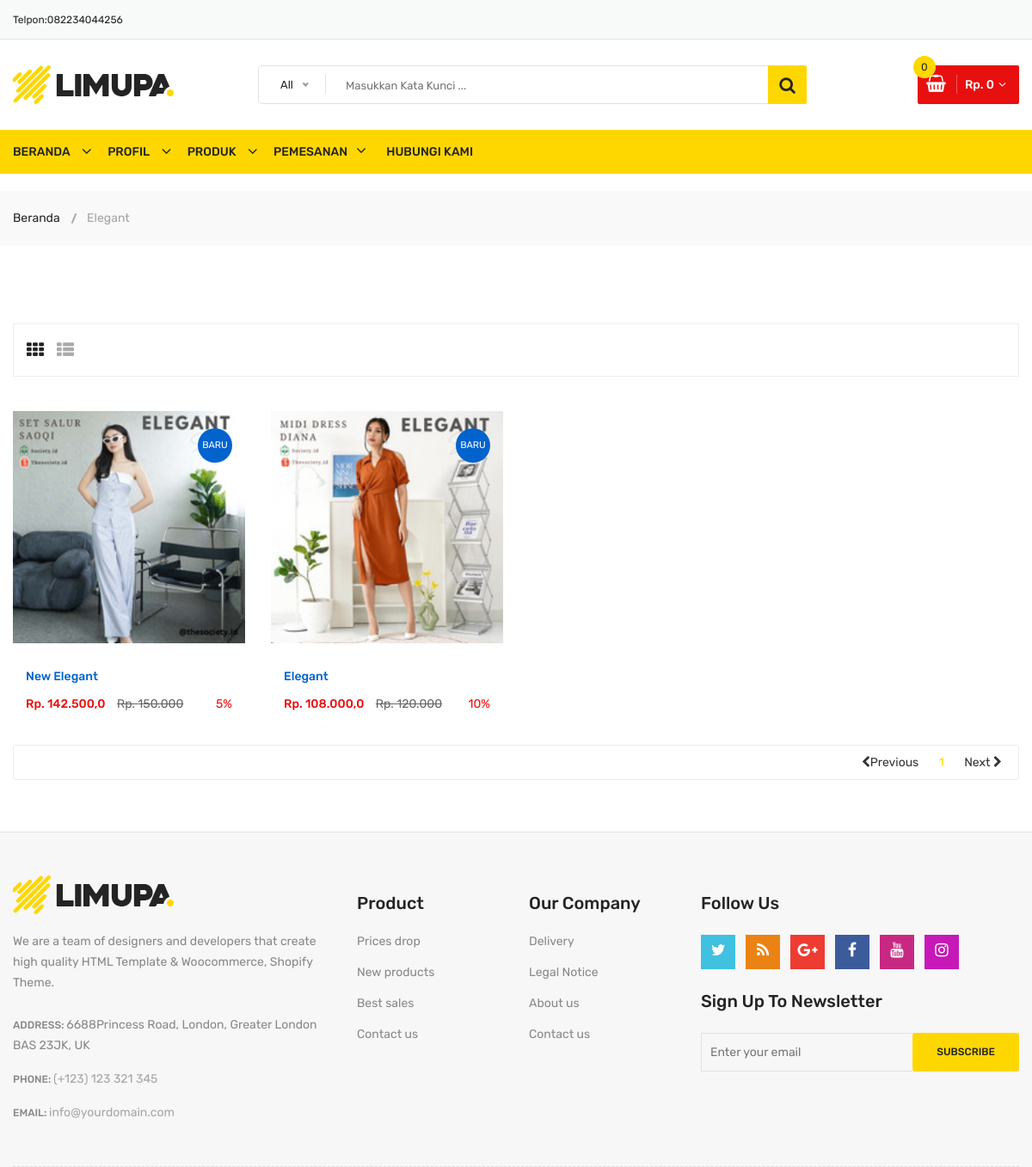
/elegant, run on the app's committed database.
### nisa/models.py (models this page shows, shortened)
class Kategori(models.Model):
    nama = models.CharField(max_length=200, blank=True, null=False)
    aktif = models.BooleanField(default= True)
    banner_satu = ResizedImageField(size=[575, 200], quality=80, crop=['middle', 'center'] , upload_to='gambar/banner', blank=True, null=True, verbose_name="Gambar (575 x 200 pixel)")
    banner_dua = ResizedImageField(size=[575, 200], quality=80, crop=['middle', 'center'] , upload_to='gambar/banner', blank=True, null=True, verbose_name="Gambar (575 x 200 pixel)")
    slug = models.SlugField(max_length=200, null=True,blank=True, unique=True)
    class Meta:
        verbose_name_plural ="Data Kategori"

class Produk(models.Model):
    KETERANGAN=(
        ('Baru', 'Baru'),
        ('Lama' , 'Lama'),
        )
    kategori = models.ForeignKey(Kategori, null=True, blank=True, related_name="produks", on_delete=models.SET_NULL)
    nama_produk = models.CharField(max_length=200, blank=True, null=True)
    gambar = models.ImageField(upload_to='gambar/banner', blank=False, null=True, verbose_name="Gambar (270 x 250 pixel)")
    gambar_satu = models.ImageField(upload_to='gambar/banner', blank=False, null=True, verbose_name="Gambar (270 x 250 pixel)")
    gambar_dua = models.ImageField(upload_to='gambar/banner', blank=False, null=True, verbose_name="Gambar (270 x 250 pixel)")
    gambar_tiga = models.ImageField(upload_to='gambar/banner', blank=False, null=True, verbose_name="Gambar (270 x 250 pixel)")
    gambar_empat = models.ImageField(upload_to='gambar/banner', blank=False, null=True, verbose_name="Gambar (270 x 250 pixel)")
    gambar_lima= models.ImageField(upload_to='gambar/banner', blank=False, null=True, verbose_name="Gambar (270 x 250 pixel)")
    slug = models.SlugField(max_length=200, unique=True)
    keterangan = RichTextField(blank=True, null=True)
    harga = models.PositiveIntegerField(blank=True, null=True)
    no_whatsup = models.PositiveBigIntegerField(blank=True, null=True,)
    tanggal_upload= models.DateTimeField(auto_now_add=True, null=True)
    diskon = models.IntegerField(default=0, blank=True, null=True)
    dibeli = models.IntegerField(default=0, blank=True, null=True)
    aktif = models.BooleanField(default=False)
    keterangan_barang = models.CharField(max_length=200, null=True, choices=KETERANGAN)
    class Meta:
        verbose_name_plural ="Produk"
    @property
    def setelah_diskon(self):
        if self.diskon == 0 :
            nilai_diskon = self.harga
        else:
            jml = self.diskon / 100
            nilai_diskon = self.harga - (jml * self.harga)
        return nilai_diskon

### nisa/views.py (the view)
# urls.py: path('<slug:slug>', views.kategori, name='kategori'),
def kategori(request, slug):
      kategori = get_object_or_404(Kategori, slug=slug)
      produk = kategori.produks.order_by('-id')
      chairuncart_product_form = ChairunCartAddProductForm()
      halaman_tampil = Paginator(produk, 8)
      halaman_url = request.GET.get('halaman',1)
      halaman_produk = halaman_tampil.get_page(halaman_url)
      if halaman_produk.has_previous():
            url_previous = f'?halaman={halaman_produk.previous_page_number()}'
      else:
            url_previous = ''
      if halaman_produk.has_next():
            url_next = f'?halaman={halaman_produk.next_page_number()}'
      else:
            url_next = ''
      context = {
            "judul": "Halaman Kategori",
            "detailkategori": kategori,
            "produk" : halaman_produk,
            "previous" : url_previous,
            "next" : url_next,
            "chairuncart_product_form": chairuncart_product_form,
      }
      return render(request, 'kategori.html', context)

### chairuncart/forms.py
class ChairunCartAddProductForm(forms.Form):
    update = forms.BooleanField(required=False, initial=False,
    widget=forms.HiddenInput)

### chairuncart/keranjang.py (called while the page is built)
    def __len__(self): # Menghitung quantity
        return sum(item['quantity'] for item in self.chairuncart.values())

    def get_total_price(self): # Menghitung total Harga
        return sum(Decimal(item['price']) * item['quantity'] for item in self.chairuncart.values())

### chairuncart/konteks.py (called while the page is built)
def keranjang(request):
    return {'keranjang': ChairunCart(request)}

### nisa/views.py (called while the page is built)
def kategoriberanda(request):
      kategori = Kategori.objects.filter(aktif=True).order_by('-id')
      return {'kategori':kategori}

def modalberita(request):
      modalproduk = Produk.objects.order_by('-id')
      return {'modalproduk':modalproduk}

def statisweb(request):
      statis = Statis.objects.get(id=1)
      return {'statis':statis}

### nisa/templates/kategori.html (shortened to what this page needs)
{% extends "base.html" %}
{% load static %}
{% load humanize %}
{% block content %}
<div class="breadcrumb-area">
    <div class="container">
        <div class="breadcrumb-content">
            <ul>
                <li><a href="{% url 'beranda' %}">Beranda</a></li>
                <li class="activate">{{detailkategori.nama}}</li>
            </ul>
        </div>
    </div>
</div>
<div class="content-wraper pt-60 pb-60">
    <div class="container">
        <div class="row">
            <div class="col-lg-12">
                <div class="shop-top-bar mt-30">
                    <div class="shop-bar-inner">
                        <div class="product-view-mode">
                            <ul class="nav shop-item-filter-list" role="tablist">
                                <li class="active" role="presentation"><a aria-selected="true" class="active show" data-toggle="tab" role="tab" aria-controls="grid-view" href="#grid-view"><i class="fa fa-th"></i></a></li>
                                <li role="presentation"><a data-toggle="tab" role="tab" aria-controls="list-view" href="#list-view"><i class="fa fa-th-list"></i></a></li>
                            </ul>
                        </div>
                    </div>
                </div>
                <div class="shop-products-wrapper">
                    <div class="tab-content">
                        <div id="grid-view" class="tab-pane fade active show" role="tabpanel">
                            <div class="product-area shop-product-area">
                                <div class="row">
                                    {% for row in produk.object_list %}
                                    <div class="col-lg-3 col-md-4 col-sm-6 mt-40">
                                        <div class="single-product-wrap">
                                            <div class="product-image">
                                                <a href="{% url 'produk' row.kategori.slug row.slug %}">
                                                    <img src="{{row.gambar.url}}" alt="{{row.nama_produk}}">
                                                </a>
                                                {% if row.keterangan_barang == "Baru" %}
                                                <span class="sticker">Baru</span>
                                                {% endif %}
                                            </div>
                                            <div class="product_desc">
                                                <div class="product_desc_info">
                                                    <h4><a class="product_name" href="{% url 'produk' row.kategori.slug row.slug %}">{{row.nama_produk}}</a></h4>
                                                    <div class="price-box">
                                                        {% if row.diskon == 0 %}
                                                        <span class="new-price new-price-2">Rp. {{row.harga|intcomma}}</span>
                                                        {% else %}
                                                        <span class="new-price new-price-2">Rp. {{row.setelah_diskon|intcomma}}</span>
                                                        <span class="old-price">Rp. {{row.harga|intcomma}}</span>
                                                        <span class="discount-percentage">{{row.diskon}}%</span>
                                                        {% endif %}
                                                    </div>
                                                </div>
                                            </div>
                                        </div>
                                    </div>
                                    {% empty %}
                                    <div class="col-lg-3 col-md-4 col-sm-6 mt-40">
                                        <div class="alert alert-danger">Kategori {{detailkategori.nama}} Kosong</div>
                                    </div>
                                    {% endfor %}
                                </div>
                            </div>
                        </div>
                        <div class="paginatoin-area">
                            <div class="row">
                                <div class="col-lg-12 col-md-12">
                                    <ul class="pagination-box">
                                        <li class="Previous{% if not previous %} disabled {% endif %}">
                                            <a class="Previous" href="{{ previous }}"><i class="fa fa-chevron-left"></i>Previous</a>
                                        </li>
                                        {% for n in produk.paginator.page_range %}
                                            {% if produk.number == n %}
                                            <li class="active"><a href="#">{{ n }}</a></li>
                                            {% elif n > produk.number|add:-3 and n < produk.number|add:3 %}
                                            <li><a href="?halaman={{ n }}">{{ n }}</a></li>
                                            {% endif %}
                                        {% endfor %}
                                        <li class="Next {% if not next %} disabled {% endif %}">
                                            <a class="Next" href="{{ next }}">Next <i class="fa fa-chevron-right"></i></a>
                                        </li>
                                    </ul>
                                </div>
                            </div>
                        </div>
                    </div>
                </div>
            </div>
        </div>
    </div>
</div>
{% endblock content %}

### static/css/responsive.css (style rules this page uses)
@media (min-width: 1200px) and (max-width: 1500px) { .container { max-width: 1170px; padding-left: 0; padding-right: 0; } }

### data on the page
Kategori: nama "Elegant"
Produk: gambar (picture), keterangan_barang "BARU", nama_produk "New Elegant", diskon "5"
Produk: gambar (picture), keterangan_barang "BARU", nama_produk "Elegant", diskon "10"

### other printed values
{{ n }} "1"
